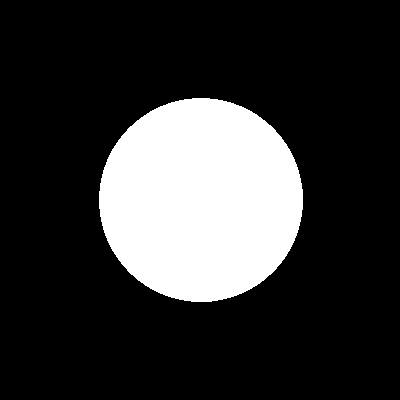
#> input picture tomograf-obrazy/Kolo.jpg, 400 x 400 px
$ jupyter execute app.ipynb
#> lines starting #> are read from the running program, lines starting #| are printed output that depends on the picture
#> the sliders are set to steps = 360, detectors = 360, angle_of_cone = 90, filename = tomograf-obrazy/Kolo.jpg
[cell 1]
import skimage as ski
import matplotlib.pyplot as plt
import math
import ipywidgets
import numpy as np
import pydicom
from pydicom import uid
from pydicom.dataset import Dataset, FileDataset
import datetime
import random


from IPython.display import display

[cell 2]
def load_img(filename):
#> called with filename = 'tomograf-obrazy/Kolo.jpg'
    image = ski.io.imread(filename, as_gray=True)
#> image is the input picture: shape (400, 400) float64; min 0, max 1, mean 0.204
    image = ski.img_as_float(image)
    return image

[cell 3]
#globals
reconstructed_image = None

[cell 4]
# [4 lines left out: function normalize, not called in this run]

[cell 5]
def bresenham(x1,y1, x2, y2):
    points = []
    dx = abs(x2 - x1)
    dy = abs(y2 - y1)
    sx = 1 if x1 < x2 else -1
    sy = 1 if y1 < y2 else -1
    err = dx - dy

    while True:
        points.append((x1, y1))
        if x1 == x2 and y1 == y2:
            break
        err2 = err * 2
        if err2 > -dy:
            err -= dy
            x1 += sx
        if err2 < dx:
            err += dx
            y1 += sy

    return points

[cell 6]
def radon_transform(image, angle=360, detectors=180, scans=360, angle_of_cone=90):  #scans = steps, angle = rotation angle
#> called with angle = 360, detectors = 360, scans = 360, angle_of_cone = 90
    sinogram_steps = []

    rows, cols = image.shape
#> rows = 400; cols = 400
    center_y = rows // 2
#> center_y = 200
    center_x = cols // 2
#> center_x = 200

    emiters_positions = []

    radius = np.sqrt(rows**2 + cols**2) / 2
#> radius = 282.8
    sinogram = np.zeros((scans, detectors), dtype=image.dtype)
    delta_alpha = angle / scans
    for iteration in range(scans):
        alpha = iteration * delta_alpha
        x_e = int(center_x + radius * math.cos(math.radians(alpha)))
        y_e = int(center_y + radius * math.sin(math.radians(alpha)))
        emiters_positions.append((x_e, y_e))

        for i in range(detectors):  # i as a detector number
            x_di = int(center_x + radius * math.cos(math.radians(alpha + 180 - angle_of_cone + i * 2 * angle_of_cone / (detectors - 1))))
            y_di = int(center_y + radius * math.sin(math.radians(alpha + 180 - angle_of_cone + i * 2 * angle_of_cone / (detectors - 1))))

            points = bresenham(x_e, y_e, x_di, y_di)

            total_intensity = 0
            valid_points_count = 0
            for x_b, y_b in points:
                if 0 <= y_b < rows and 0 <= x_b < cols:
                    total_intensity += image[y_b, x_b]
                    valid_points_count += 1

            if valid_points_count > 0:
                total_intensity /= valid_points_count
            sinogram[iteration, i] = total_intensity
        sinogram_steps.append(sinogram.copy())
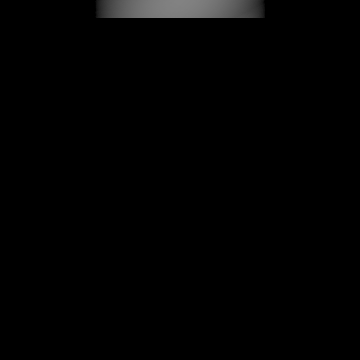
#> sinogram: shape (360, 360) float64; min 0, max 0.51, mean 0.00909

    return sinogram, sinogram_steps, emiters_positions
